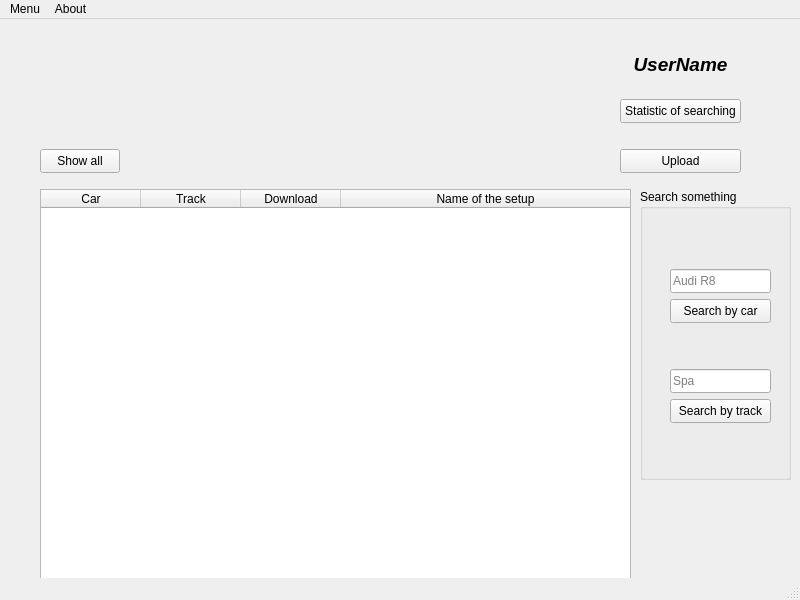
<?xml version="1.0" encoding="UTF-8"?>
<ui version="4.0">
 <class>MainWindow</class>
 <widget class="QMainWindow" name="MainWindow">
  <property name="geometry">
   <rect>
    <x>0</x>
    <y>0</y>
    <width>800</width>
    <height>600</height>
   </rect>
  </property>
  <property name="windowTitle">
   <string>MainWindow</string>
  </property>
  <widget class="QWidget" name="centralwidget">
   <widget class="QLabel" name="NameOfUser">
    <property name="geometry">
     <rect>
      <x>570</x>
      <y>20</y>
      <width>221</width>
      <height>51</height>
     </rect>
    </property>
    <property name="font">
     <font>
      <pointsize>14</pointsize>
      <italic>true</italic>
      <bold>true</bold>
     </font>
    </property>
    <property name="text">
     <string>UserName</string>
    </property>
    <property name="alignment">
     <set>Qt::AlignCenter</set>
    </property>
   </widget>
   <widget class="QTableWidget" name="MainTable">
    <property name="geometry">
     <rect>
      <x>40</x>
      <y>170</y>
      <width>591</width>
      <height>551</height>
     </rect>
    </property>
    <property name="sizePolicy">
     <sizepolicy hsizetype="Preferred" vsizetype="Preferred">
      <horstretch>0</horstretch>
      <verstretch>0</verstretch>
     </sizepolicy>
    </property>
    <property name="layoutDirection">
     <enum>Qt::LeftToRight</enum>
    </property>
    <property name="autoFillBackground">
     <bool>false</bool>
    </property>
    <property name="inputMethodHints">
     <set>Qt::ImhNoEditMenu|Qt::ImhNoTextHandles</set>
    </property>
    <property name="showGrid">
     <bool>false</bool>
    </property>
    <property name="sortingEnabled">
     <bool>true</bool>
    </property>
    <property name="rowCount">
     <number>0</number>
    </property>
    <attribute name="horizontalHeaderCascadingSectionResizes">
     <bool>false</bool>
    </attribute>
    <attribute name="horizontalHeaderStretchLastSection">
     <bool>true</bool>
    </attribute>
    <attribute name="verticalHeaderVisible">
     <bool>false</bool>
    </attribute>
    <attribute name="verticalHeaderCascadingSectionResizes">
     <bool>false</bool>
    </attribute>
    <attribute name="verticalHeaderStretchLastSection">
     <bool>true</bool>
    </attribute>
    <column>
     <property name="text">
      <string>Car</string>
     </property>
    </column>
    <column>
     <property name="text">
      <string>Track</string>
     </property>
    </column>
    <column>
     <property name="text">
      <string>Download</string>
     </property>
    </column>
    <column>
     <property name="text">
      <string>Name of the setup</string>
     </property>
    </column>
   </widget>
   <widget class="QGroupBox" name="SearchBox">
    <property name="enabled">
     <bool>true</bool>
    </property>
    <property name="geometry">
     <rect>
      <x>640</x>
      <y>170</y>
      <width>151</width>
      <height>291</height>
     </rect>
    </property>
    <property name="title">
     <string>Search something</string>
    </property>
    <widget class="QLineEdit" name="SearchLineCar">
     <property name="geometry">
      <rect>
       <x>30</x>
       <y>80</y>
       <width>101</width>
       <height>24</height>
      </rect>
     </property>
     <property name="placeholderText">
      <string>Audi R8</string>
     </property>
    </widget>
    <widget class="QLineEdit" name="SearchLineTrack">
     <property name="geometry">
      <rect>
       <x>30</x>
       <y>180</y>
       <width>101</width>
       <height>24</height>
      </rect>
     </property>
     <property name="text">
      <string/>
     </property>
     <property name="placeholderText">
      <string>Spa</string>
     </property>
    </widget>
    <widget class="QPushButton" name="ButtonByCar">
     <property name="geometry">
      <rect>
       <x>30</x>
       <y>110</y>
       <width>101</width>
       <height>24</height>
      </rect>
     </property>
     <property name="text">
      <string>Search by car</string>
     </property>
    </widget>
    <widget class="QPushButton" name="ButtonByTrack">
     <property name="geometry">
      <rect>
       <x>30</x>
       <y>210</y>
       <width>101</width>
       <height>24</height>
      </rect>
     </property>
     <property name="text">
      <string>Search by track</string>
     </property>
    </widget>
   </widget>
   <widget class="QLabel" name="logo">
    <property name="geometry">
     <rect>
      <x>10</x>
      <y>10</y>
      <width>101</width>
      <height>81</height>
     </rect>
    </property>
    <property name="text">
     <string/>
    </property>
    <property name="scaledContents">
     <bool>true</bool>
    </property>
   </widget>
   <widget class="QPushButton" name="ButtonStat">
    <property name="geometry">
     <rect>
      <x>620</x>
      <y>80</y>
      <width>121</width>
      <height>24</height>
     </rect>
    </property>
    <property name="text">
     <string>Statistic of searching</string>
    </property>
   </widget>
   <widget class="QPushButton" name="uploadButton">
    <property name="geometry">
     <rect>
      <x>620</x>
      <y>130</y>
      <width>121</width>
      <height>24</height>
     </rect>
    </property>
    <property name="text">
     <string>Upload</string>
    </property>
   </widget>
   <widget class="QPushButton" name="pushButton">
    <property name="geometry">
     <rect>
      <x>40</x>
      <y>130</y>
      <width>80</width>
      <height>24</height>
     </rect>
    </property>
    <property name="text">
     <string>Show all</string>
    </property>
   </widget>
  </widget>
  <widget class="QMenuBar" name="menubar">
   <property name="geometry">
    <rect>
     <x>0</x>
     <y>0</y>
     <width>800</width>
     <height>21</height>
    </rect>
   </property>
   <widget class="QMenu" name="menuMenu">
    <property name="title">
     <string>Menu</string>
    </property>
    <widget class="QMenu" name="menuSearch">
     <property name="title">
      <string>Search</string>
     </property>
     <addaction name="separator"/>
     <addaction name="actionBy_car"/>
     <addaction name="actionBy_Track"/>
    </widget>
    <addaction name="menuSearch"/>
    <addaction name="actionExit"/>
   </widget>
   <widget class="QMenu" name="menuAbout">
    <property name="title">
     <string>About</string>
    </property>
    <addaction name="separator"/>
    <addaction name="actionAbout_product"/>
   </widget>
   <addaction name="menuMenu"/>
   <addaction name="menuAbout"/>
  </widget>
  <widget class="QStatusBar" name="statusbar"/>
  <action name="actionExit">
   <property name="text">
    <string>Exit</string>
   </property>
  </action>
  <action name="actionAbout_product">
   <property name="text">
    <string>About product</string>
   </property>
  </action>
  <action name="actionBy_car">
   <property name="text">
    <string>By Car</string>
   </property>
  </action>
  <action name="actionBy_Track">
   <property name="text">
    <string>By Track</string>
   </property>
  </action>
 </widget>
 <resources/>
 <connections/>
</ui>
